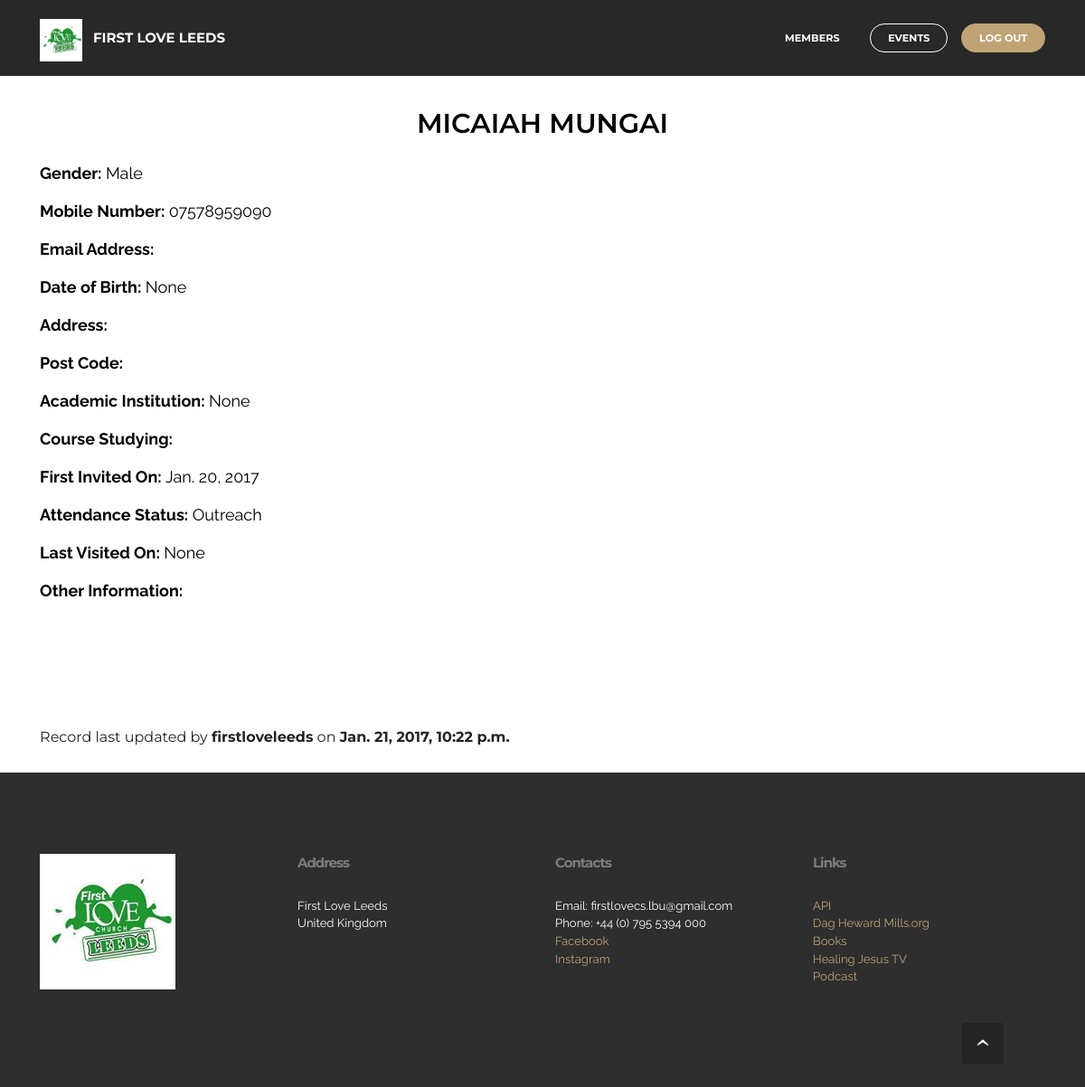
/member/Micaiah Mungai/ (signed in), run on an earlier commit of the app's database.
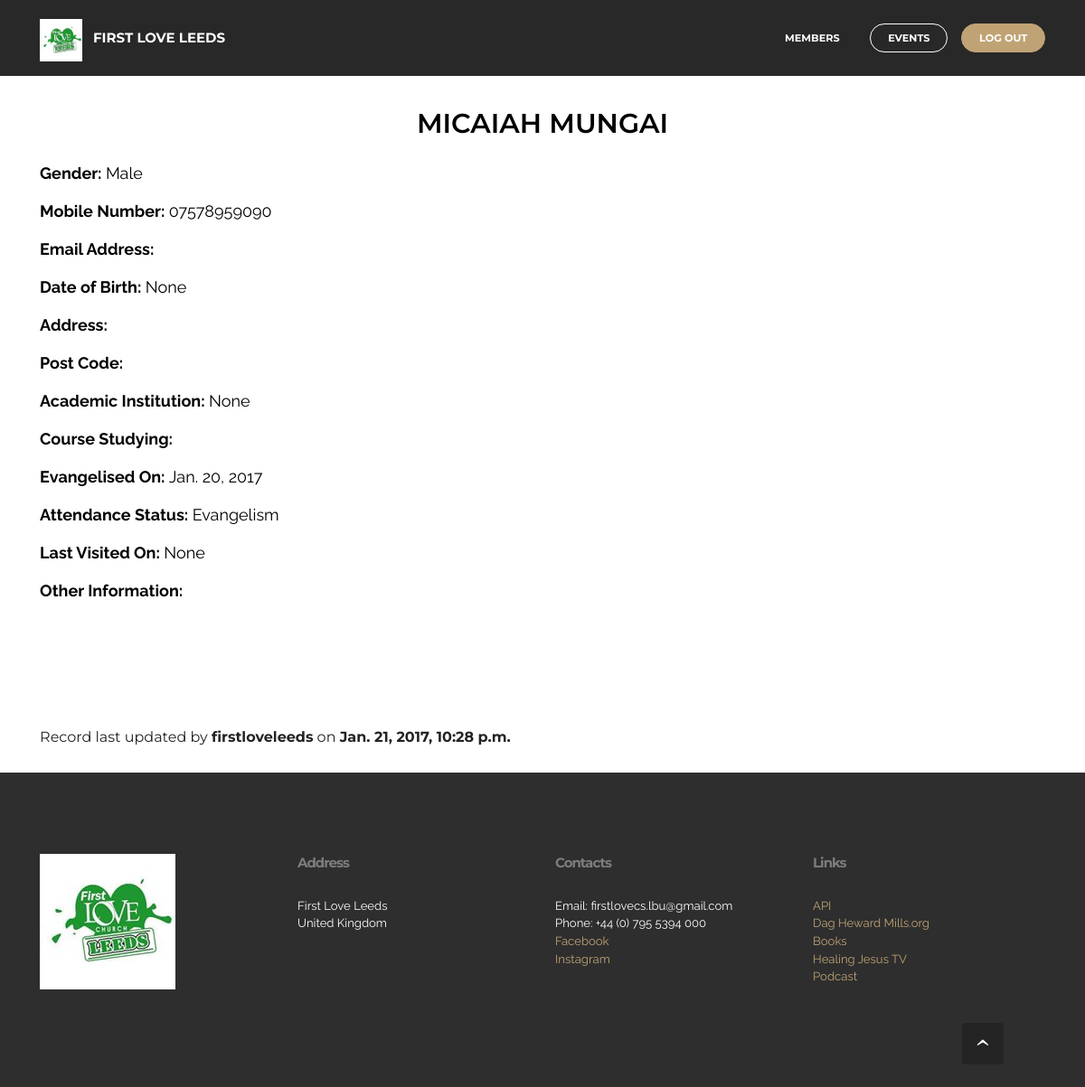
And on a later commit of the database.
### member/models.py (models this page shows, shortened)
class Member(models.Model):
	name = models.CharField(max_length=50, unique=True)
	gender = models.ForeignKey('Gender', on_delete=models.CASCADE, related_name="sex")
	mobile_no = models.CharField(max_length=50, blank=True, null=True, unique=False, verbose_name="Mobile number")
	email = models.EmailField(max_length=50, blank=True, null=True, verbose_name="Email Address")
	date_of_birth = models.DateField(blank=True, null=True)
	address = models.TextField(max_length=200, blank=True, null=True)
	post_code = models.CharField(max_length=10, blank=True, null=True)
	academic_institution = models.ForeignKey('AcademicInstitution', on_delete=models.CASCADE, related_name="academic_institution", null=True, blank=True)
	course = models.CharField(max_length=100, blank=True)
	first_attended = models.DateField(blank=True, null=True)
	attendance_status = models.ForeignKey('Attendance', on_delete=models.CASCADE, related_name="attendance_status")
	last_visited = models.DateField(null=True, blank=True)
	extra_info = models.TextField(max_length=2000, blank=True)
	last_modified = models.DateTimeField(auto_now=True)
	class Meta:
		ordering = ["name"]

class Gender(models.Model):
	gender = models.CharField(max_length=200, unique=True, null=True)
	def __str__(self):
		return self.gender
	class Meta:
		ordering = ["gender"]
		verbose_name_plural = "Gender"

class Attendance(models.Model):
	status = models.CharField(max_length=200, unique=True, null=True)
	def __str__(self):
		return self.status
	class Meta:
		ordering = ["status"]
		verbose_name_plural = "Attendance"

### member/views.py (the view)
@login_required
def member_info(request, name):
	member = Member.objects.get(name__iexact= name)
	context = {
		'member': member
	}
	return render (request, 'member/member_info.html', context)

### member/templates/member/member_info.html (shortened to what this page needs)
{% extends '_partial/base.html' %}

### welcome/templates/_partial/base.html (shortened to what this page needs)
{% spaceless %}
{% load staticfiles %}
{% endspaceless %}

### firstlove/static/dropdown/css/style.css (style rules this page uses)
.navbar-dropdown { left: 0; padding: 0; position: absolute; right: 0; top: 0; transition: all 0.45s ease; z-index: 1030; }
.navbar-dropdown .navbar-brand { float: none; font-size: 0; padding: 1.25rem 0; position: relative; transition: padding 0.25s ease; white-space: nowrap; }
.navbar-dropdown .navbar-brand::before { content: ""; display: inline-block; height: 100%; vertical-align: middle; }
.navbar-dropdown .navbar-logo, .navbar-dropdown .navbar-caption { display: inline-block; vertical-align: middle; }
.navbar-dropdown .navbar-logo { margin-right: 0.8rem; transition: margin 0.3s ease-in-out; }
.navbar-dropdown .navbar-logo img { height: 3.125rem; transition: all 0.3s ease-in-out; }
.navbar-dropdown .mbr-table-cell { height: 5.625rem; }
.navbar-dropdown .navbar-caption { font-family: "Montserrat"; font-size: 1rem; font-weight: 700; white-space: normal; }
.navbar-dropdown .navbar-caption, .navbar-dropdown .navbar-caption:hover { color: inherit; text-decoration: none; }
.navbar-dropdown.navbar-fixed-top { position: fixed; }
.nav-dropdown { display: table !important; font-family: "Montserrat"; font-size: 0.75rem; font-weight: 700; height: auto !important; }
.nav-dropdown .nav-item { display: table-cell; float: none; vertical-align: middle; }
.nav-dropdown .nav-btn { padding-left: 1rem; }
.nav-dropdown .link { margin: 1.667em; padding: 0; transition: color .2s ease-in-out; }
.nav-dropdown .link::after, .nav-dropdown .dropdown-item::after { color: inherit; }
.nav-dropdown .btn { font-size: 0.75rem; font-weight: 700; letter-spacing: 0; margin-bottom: 0; padding-left: 1.25rem; padding-right: 1.25rem; }

### firstlove/static/w3-css/w3.css (style rules this page uses)
html { box-sizing:border-box }
*,*:before,*:after { box-sizing:inherit }
html { -ms-text-size-adjust:100%;-webkit-text-size-adjust:100% }
body { margin:0 }
article,aside,details,figcaption,figure,footer,header,main,menu,nav,section,summary { display:block }
a { background-color:transparent;-webkit-text-decoration-skip:objects }
img { border-style:none }
html,body { font-family:Verdana,sans-serif;font-size:15px;line-height:1.5 }
html { overflow-x:hidden }
h1,h2,h3,h4,h5,h6,.w3-slim,.w3-wide { font-family:"Segoe UI",Arial,sans-serif }
h1 { font-size:36px }
h6 { font-size:16px }
h1,h2,h3,h4,h5,h6 { font-weight:400;margin:10px 0 }
img { margin-bottom:-5px }
a { color:inherit }
.w3-large { font-size:18px!important }
.w3-center { text-align:center!important }
.w3-text-black,.w3-hover-text-black:hover { color:#000!important }

### firstlove/static/mobirise/css/mbr-additional.css (style rules this page uses)
body, input, textarea, .mbr-company .list-group-text { font-family: 'Raleway', sans-serif; }
.btn, .alert, h1, h2, h3, h4, h5, h6, .h1, .h2, .h3, .h4, .h5, .h6, .display-1, .display-2, .display-3, .display-4, .mbr-figure .mbr-figure-caption, .mbr-gallery-title, .mbr-map [data-state-details], .mbr-price { font-family: 'Montserrat', sans-serif; }
.mbr-footer-content h1, .mbr-footer .mbr-contacts h1, .mbr-footer-content h2, .mbr-footer .mbr-contacts h2, .mbr-footer-content h3, .mbr-footer .mbr-contacts h3, .mbr-footer-content h4, .mbr-footer .mbr-contacts h4, .mbr-footer-content p strong, .mbr-footer .mbr-contacts p strong, .mbr-footer-content strong, .mbr-footer .mbr-contacts strong { font-family: 'Montserrat', sans-serif; }
.btn { border-radius: 1.6em; }
.btn-primary { background-color: #c0a375; border-color: #c0a375; color: #ffffff; }
.text-primary { color: #c0a375 !important; }
.mbr-footer p a, .mbr-footer ul a { color: #c0a375; }
#ext_menu-7 .navbar-caption { color: #ffffff; }
#ext_menu-7 .link, #ext_menu-7 .dropdown-item { color: #ffffff; }
#ext_menu-7 .link { font-size: 0.75rem; }
#ext_menu-7 .navbar, #ext_menu-7 .nav-dropdown-sm, #ext_menu-7 .nav-dropdown-sm .link[aria-expanded="true"], #ext_menu-7 .nav-dropdown-sm .dropdown-menu { background: #282828; }

What changed in the data, as far as the page shows it:
changed Member: name+gender+mobile_no "…Institution: None Course Studying: First Invited On: Jan. 20, 2017 Attendance Status: Outreach Last Visited On: None Other Information: Record last updated by firstloveleeds on Jan. 21, 2017, 10:22 p.m. Address First Love…" → "…Institution: None Course Studying: Evangelised On: Jan. 20, 2017 Attendance Status: Evangelism Last Visited On: None Other Information: Record last updated by firstloveleeds on Jan. 21, 2017, 10:28 p.m. Address First Love…"
